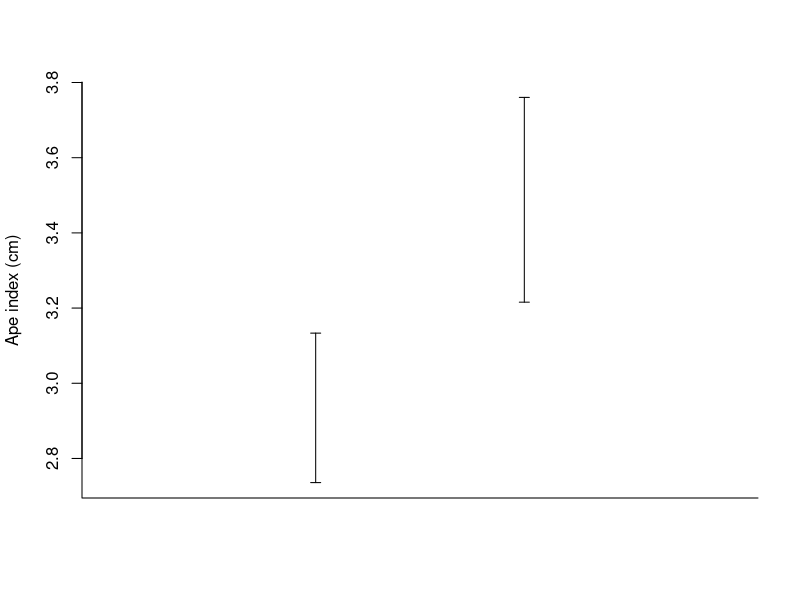

Write the R code that produced this figure. (Note: this script raises an error after producing the figure.)


# function for error bars
error.bar <- function(x, y, upper, lower=upper, length=0.05,...){
  if(length(x) != length(y) | length(y) !=length(lower) | length(lower) != length(upper))
    stop("vectors must be same length")
  arrows(x,y+upper, x, y-lower, angle=90, code=3, length=length, ...)
}

### generate data
climb <- rnorm(263, 3, 1.94)
swim <- rnorm(300, 3.32, 1.5)
df <- data.frame(group = rep(0:1, c(length(climb), length(swim))),
                 ape_index = c(climb, swim))

### get confidence intervals
# confint() takes a linear model
ci <- confint(lm(ape_index ~ group, df))
# calculate distance of limits of CIs from their mid-points (respective group means)
ci <- abs((ci[ , 1] - ci[ , 2])) / 2
# get means
means <- unlist(lapply(list(climb, swim), mean))


# first, draw empty plot
plot(NULL, type = "p", xlim = c(0, 3),
     ylim = c(min(means-ci), max(means+ci)), xlab= "", ylab = "Ape index (cm)", xaxt = "n",
     main = "", bty = "l", xaxt = "n")
error.bar(1:2, means, ci) # draw error bars
# draw points last so that they're on top of error bars
points(means, pch = 22, col = colors[2], bg = colors[3], cex = 2)
# add custom x axis
axis(1, at = 1:2, c("Climbers", "Swimmers"), tick = F)
